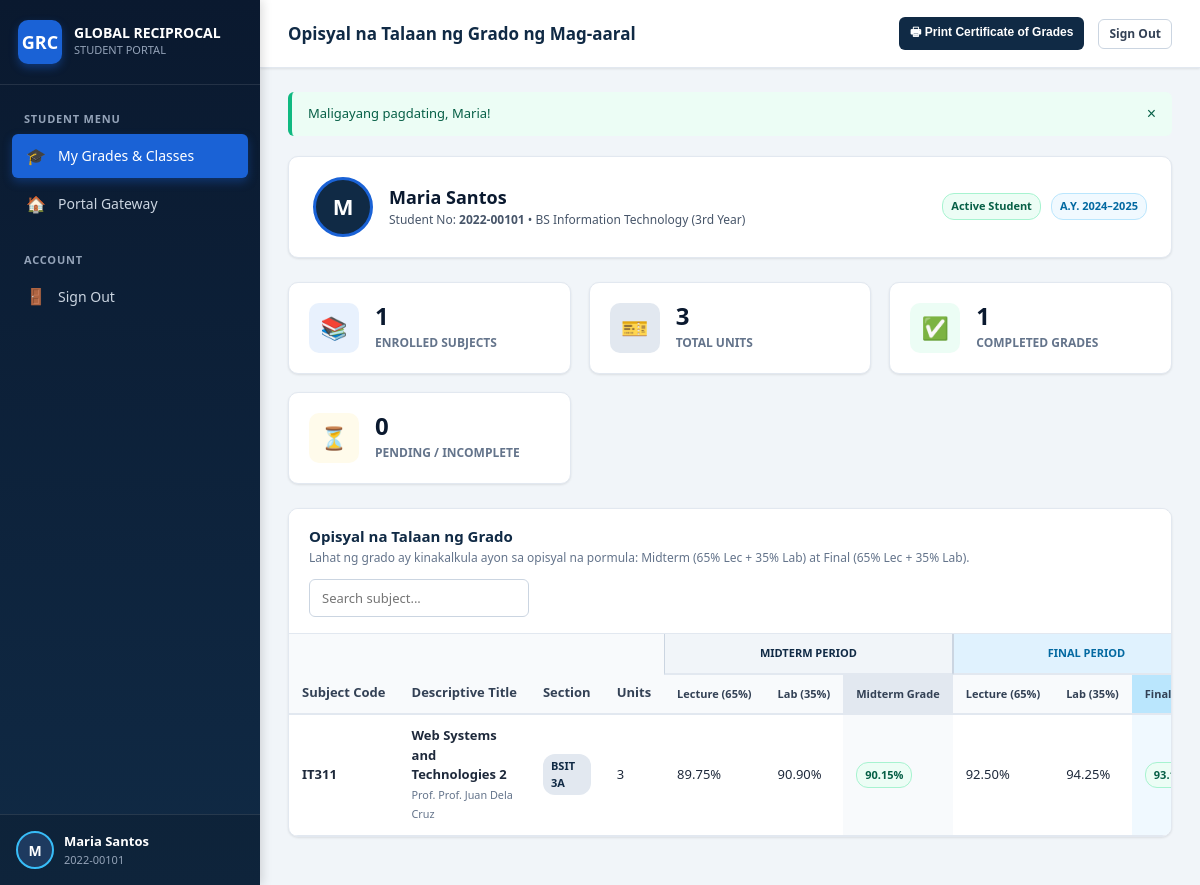
/student-dashboard.php (signed in), run on the app's committed database.
### tables this page shows
CREATE TABLE IF NOT EXISTS `enrollments` (
  `id` INT UNSIGNED AUTO_INCREMENT PRIMARY KEY,
  `professor_id` INT UNSIGNED NOT NULL,
  `subject_id` INT UNSIGNED NOT NULL,
  `student_id` INT UNSIGNED NOT NULL,
  `enrolled_at` TIMESTAMP NOT NULL DEFAULT CURRENT_TIMESTAMP,
  UNIQUE KEY `uq_subject_student` (`subject_id`, `student_id`),
  INDEX `idx_enrollment_professor` (`professor_id`),
  INDEX `idx_enrollment_student` (`student_id`),
  CONSTRAINT `fk_enrollments_professor` FOREIGN KEY (`professor_id`) 
    REFERENCES `professors` (`id`) ON DELETE CASCADE ON UPDATE CASCADE,
  CONSTRAINT `fk_enrollments_subject` FOREIGN KEY (`subject_id`) 
    REFERENCES `subjects` (`id`) ON DELETE CASCADE ON UPDATE CASCADE,
  CONSTRAINT `fk_enrollments_student` FOREIGN KEY (`student_id`) 
    REFERENCES `students` (`id`) ON DELETE CASCADE ON UPDATE CASCADE
);

CREATE TABLE IF NOT EXISTS `subjects` (
  `id` INT UNSIGNED AUTO_INCREMENT PRIMARY KEY,
  `professor_id` INT UNSIGNED NOT NULL,
  `subject_code` VARCHAR(50) NOT NULL,
  `subject_title` VARCHAR(150) NOT NULL,
  `section` VARCHAR(50) NOT NULL,
  `units` INT NOT NULL DEFAULT 3,
  `school_year` VARCHAR(20) NOT NULL,
  `semester` ENUM('1st Semester', '2nd Semester', 'Summer') NOT NULL DEFAULT '1st Semester',
  `created_at` TIMESTAMP NOT NULL DEFAULT CURRENT_TIMESTAMP,
  INDEX `idx_subject_professor` (`professor_id`),
  CONSTRAINT `fk_subjects_professor` FOREIGN KEY (`professor_id`) 
    REFERENCES `professors` (`id`) ON DELETE CASCADE ON UPDATE CASCADE
);

CREATE TABLE IF NOT EXISTS `professors` (
  `id` INT UNSIGNED AUTO_INCREMENT PRIMARY KEY,
  `employee_id` VARCHAR(50) NOT NULL UNIQUE,
  `username` VARCHAR(50) NOT NULL UNIQUE,
  `full_name` VARCHAR(150) NOT NULL,
  `email` VARCHAR(190) NOT NULL UNIQUE,
  `password_hash` VARCHAR(255) NOT NULL,
  `department` VARCHAR(120) NOT NULL DEFAULT 'College of Computer Studies',
  `created_at` TIMESTAMP NOT NULL DEFAULT CURRENT_TIMESTAMP
);

### includes/auth.php (called while the page is built, shortened)
<?php
function isLoggedIn(): bool
{
    return isset($_SESSION['user']) && !empty($_SESSION['user']['id']) && !empty($_SESSION['user']['role']);
}
function getUserRole(): ?string
{
    return isLoggedIn() ? (string)$_SESSION['user']['role'] : null;
}
function requireStudent(): array
{
    return $_SESSION['user'];
}

### includes/functions.php (called while the page is built, shortened)
<?php
function h(mixed $value): string
{
    return htmlspecialchars((string)($value ?? ''), ENT_QUOTES | ENT_SUBSTITUTE, 'UTF-8');
}
function getFlash(): ?array
{
    if (isset($_SESSION['flash'])) {
        $flash = $_SESSION['flash'];
        return $flash;
    }
    return null;
}
function computeComponentGrade(array $scores, array $weights, string $prefix): ?float
{
    $total = 0.0;
    foreach ($weights as $key => $weight) {
        $fieldName = $prefix . $key;
        $score = $scores[$fieldName] ?? null;
        $total += ((float)$score) * $weight;
    }
    return round($total, 2);
}
function computePeriodGrade(?float $lectureGrade, ?float $labGrade): ?float
{
    return round(($lectureGrade * LECTURE_WEIGHT) + ($labGrade * LABORATORY_WEIGHT), 2);
}
function computeCourseGrade(?float $midtermGrade, ?float $finalGrade): ?float
{
    return round(($midtermGrade + $finalGrade) / 2, 2);
}
function computeStudentGrades(array $gradeRow): array
{
    $midLec = computeComponentGrade($gradeRow, MIDTERM_WEIGHTS, 'mid_lec_');
    $midLab = computeComponentGrade($gradeRow, MIDTERM_WEIGHTS, 'mid_lab_');
    $midtermGrade = computePeriodGrade($midLec, $midLab);
    $fnlLec = computeComponentGrade($gradeRow, FINAL_WEIGHTS, 'fnl_lec_');
    $fnlLab = computeComponentGrade($gradeRow, FINAL_WEIGHTS, 'fnl_lab_');
    $finalGrade = computePeriodGrade($fnlLec, $fnlLab);
    $courseGrade = computeCourseGrade($midtermGrade, $finalGrade);
    return [
        'mid_lec_grade'  => $midLec,
        'mid_lab_grade'  => $midLab,
        'midterm_grade'  => $midtermGrade,
        'midterm_status' => ($midtermGrade !== null) ? 'Complete' : 'Incomplete',
        'fnl_lec_grade'  => $fnlLec,
        'fnl_lab_grade'  => $fnlLab,
        'final_grade'    => $finalGrade,
        'final_status'   => ($finalGrade !== null)   ? 'Complete' : 'Incomplete',
        'course_grade'   => $courseGrade,
        'course_status'  => ($courseGrade !== null)  ? 'Complete' : 'Incomplete',
        'transmuted'     => getTransmutedGrade($courseGrade),
        'remarks'        => getRemarks($courseGrade),
    ];
}
function getTransmutedGrade(?float $rawGrade): string
{
    return number_format($rawGrade, 2) . '% (Raw)';
}
function getRemarks(?float $courseGrade): string
{
    return ($courseGrade >= 75.00) ? 'PASSED' : 'FAILED';
}

### student-dashboard.php (the view, shortened to what this page needs)
<?php
require_once __DIR__ . '/includes/auth.php';
require_once __DIR__ . '/includes/functions.php';
$student = requireStudent();
$pdo = getDbConnection();
$studentId = (int)$student['id'];
$stmt = $pdo->prepare('
    SELECT
        e.id AS enrollment_id,
        sub.id AS subject_id,
        sub.subject_code,
        sub.subject_title,
        sub.section,
        sub.units,
        sub.school_year,
        sub.semester,
        p.full_name AS professor_name,
        p.department AS professor_department,
        g.*
    FROM enrollments e
    JOIN subjects sub ON e.subject_id = sub.id
    JOIN professors p ON e.professor_id = p.id
    LEFT JOIN grades g ON e.id = g.enrollment_id
    WHERE e.student_id = ?
    ORDER BY sub.school_year DESC, sub.semester ASC, sub.subject_code ASC
');
$stmt->execute([$studentId]);
$enrolledSubjects = $stmt->fetchAll();
$totalUnits = 0;
$completedCount = 0;
$pendingCount = 0;
$processedGrades = [];
foreach ($enrolledSubjects as $row) {
    $comp = computeStudentGrades($row);
    $units = (int)$row['units'];
    $totalUnits += $units;
    if ($comp['course_status'] === 'Complete') {
        $completedCount++;
    } else {
        $pendingCount++;
    }
    $processedGrades[] = [
        'info'       => $row,
        'calculated' => $comp,
    ];
}
$flash = getFlash();
?>
<!DOCTYPE html>
<html lang="en">
<head>
  <link rel="stylesheet" href="assets/css/style.css">
</head>
<body>
<div class="app-wrapper">
  <aside class="sidebar" id="appSidebar">
    <div class="sidebar-header">
      <div class="sidebar-logo-badge">GRC</div>
      <div class="sidebar-brand">
        <h1>GLOBAL RECIPROCAL</h1>
        <span>STUDENT PORTAL</span>
      </div>
    </div>
    <nav class="sidebar-nav">
      <div class="nav-label">Student Menu</div>
      <a href="student-dashboard.php" class="nav-item active">
        <span class="nav-icon">&#127891;</span>
        <span>My Grades &amp; Classes</span>
      </a>
      <a href="index.php" class="nav-item">
        <span class="nav-icon">&#127968;</span>
        <span>Portal Gateway</span>
      </a>
      <div class="nav-label" style="margin-top: 18px;">Account</div>
      <a href="logout.php" class="nav-item" onclick="return confirm('Nais mo bang mag-sign out sa student portal?');">
        <span class="nav-icon">&#128682;</span>
        <span>Sign Out</span>
      </a>
    </nav>
    <div class="sidebar-footer">
      <div class="user-snippet">
        <div class="user-avatar" style="border-color: #38bdf8;">
          <?= strtoupper(substr($student['first_name'], 0, 1)) ?>
        </div>
        <div class="user-info">
          <div class="user-name"><?= h($student['full_name']) ?></div>
          <div class="user-role"><?= h($student['student_no']) ?></div>
        </div>
      </div>
    </div>
  </aside>
  <main class="main-content">
    <header class="topbar">
      <div class="topbar-left">
        <div class="breadcrumb-title">Opisyal na Talaan ng Grado ng Mag-aaral</div>
      </div>
      <div class="topbar-right">
        <button type="button" class="btn btn-navy btn-sm" onclick="window.print()">
          &#128438; Print Certificate of Grades
        </button>
        <a href="logout.php" class="btn btn-outline-secondary btn-sm" onclick="return confirm('Sign out of your session?');">
          Sign Out
        </a>
      </div>
    </header>
    <div class="page-container">
      <?php if ($flash): ?>
        <div class="alert alert-<?= h($flash['type']) ?>">
          <span><?= h($flash['message']) ?></span>
          <button type="button" class="alert-close" onclick="this.parentElement.remove();">&times;</button>
        </div>
      <?php endif; ?>
      <div class="card hide-print">
        <div class="card-body" style="padding: 20px 24px;">
          <div style="display: flex; align-items: center; justify-content: space-between; flex-wrap: wrap; gap: 16px;">
            <div style="display: flex; align-items: center; gap: 16px;">
              <div style="width: 60px; height: 60px; border-radius: 50%; background: var(--navy-primary); color: white; display: flex; align-items: center; justify-content: center; font-size: 22px; font-weight: 800; border: 3px solid var(--blue-accent);">
                <?= strtoupper(substr($student['first_name'], 0, 1)) ?>
              </div>
              <div>
                <h3 style="font-size: 18px; font-weight: 800; color: var(--navy-dark);"><?= h($student['full_name']) ?></h3>
                <p style="font-size: 12px; color: var(--gray-600);">
                  Student No: <strong><?= h($student['student_no']) ?></strong> &bull; <?= h($student['course']) ?> (<?= h($student['year_level']) ?>)
                </p>
              </div>
            </div>
            <div style="display: flex; gap: 10px;">
              <span class="badge badge-complete">Active Student</span>
              <span class="badge badge-info">A.Y. 2024–2025</span>
            </div>
          </div>
        </div>
      </div>
      <div class="stats-grid hide-print">
        <div class="stat-card">
          <div class="stat-icon blue">&#128218;</div>
          <div class="stat-info">
            <h3><?= count($enrolledSubjects) ?></h3>
            <p>Enrolled Subjects</p>
          </div>
        </div>
        <div class="stat-card">
          <div class="stat-icon navy">&#127915;</div>
          <div class="stat-info">
            <h3><?= $totalUnits ?></h3>
            <p>Total Units</p>
          </div>
        </div>
        <div class="stat-card">
          <div class="stat-icon green">&#9989;</div>
          <div class="stat-info">
            <h3><?= $completedCount ?></h3>
            <p>Completed Grades</p>
          </div>
        </div>
        <div class="stat-card">
          <div class="stat-icon amber">&#9203;</div>
          <div class="stat-info">
            <h3><?= $pendingCount ?></h3>
            <p>Pending / Incomplete</p>
          </div>
        </div>
      </div>
      <div class="card">
        <div class="card-header hide-print">
          <div>
            <h3>Opisyal na Talaan ng Grado</h3>
            <p style="font-size: 12px; color: var(--gray-500); margin-top: 2px;">
              Lahat ng grado ay kinakalkula ayon sa opisyal na pormula: Midterm (65% Lec + 35% Lab) at Final (65% Lec + 35% Lab).
            </p>
          </div>
          <div>
            <input type="text" class="form-control" style="width: 220px;" placeholder="Search subject..." data-table-search="studentGradeTable">
          </div>
        </div>
        <div class="table-responsive">
          <table class="grc-table" id="studentGradeTable">
            <thead>
              <tr>
                <th rowspan="2" style="vertical-align: bottom;">Subject Code</th>
                <th rowspan="2" style="vertical-align: bottom;">Descriptive Title</th>
                <th rowspan="2" style="vertical-align: bottom;">Section</th>
                <th rowspan="2" style="vertical-align: bottom;">Units</th>
                <th colspan="3" class="matrix-th-group midterm">Midterm Period</th>
                <th colspan="3" class="matrix-th-group final">Final Period</th>
              </tr>
              <tr>
                <th style="font-size: 11px;">Lecture (65%)</th>
                <th style="font-size: 11px;">Lab (35%)</th>
                <th style="font-size: 11px; background: #e2e8f0;">Midterm Grade</th>
                <th style="font-size: 11px;">Lecture (65%)</th>
                <th style="font-size: 11px;">Lab (35%)</th>
                <th style="font-size: 11px; background: #bae6fd;">Final Grade</th>
              </tr>
            </thead>
            <tbody>
              <?php if (empty($processedGrades)): ?>
                <tr class="no-records-row">
                  <td colspan="14" style="text-align: center; color: var(--gray-500); padding: 36px;">
                    Wala ka pang enrolled na subject sa kasalukuyang semester.
                  </td>
                </tr>
              <?php else: ?>
                <?php foreach ($processedGrades as $item):
                  $info = $item['info'];
                  $comp = $item['calculated'];
                ?>
                  <tr>
                    <td><strong><?= h($info['subject_code']) ?></strong></td>
                    <td>
                      <div><strong><?= h($info['subject_title']) ?></strong></div>
                      <small style="color: var(--gray-500);">Prof. <?= h($info['professor_name']) ?></small>
                    </td>
                    <td><span class="badge badge-navy"><?= h($info['section']) ?></span></td>
                    <td><?= (int)$info['units'] ?></td>
                    <td><?= $comp['mid_lec_grade'] !== null ? number_format($comp['mid_lec_grade'], 2) . '%' : '<span class="badge badge-incomplete">Incomplete</span>' ?></td>
                    <td><?= $comp['mid_lab_grade'] !== null ? number_format($comp['mid_lab_grade'], 2) . '%' : '<span class="badge badge-incomplete">Incomplete</span>' ?></td>
                    <td style="background: #f8fafc; font-weight: 700;">
                      <?= $comp['midterm_grade'] !== null ? '<span class="badge badge-complete">' . number_format($comp['midterm_grade'], 2) . '%</span>' : '<span class="badge badge-incomplete">Incomplete</span>' ?>
                    </td>
                    <td><?= $comp['fnl_lec_grade'] !== null ? number_format($comp['fnl_lec_grade'], 2) . '%' : '<span class="badge badge-incomplete">Incomplete</span>' ?></td>
                    <td><?= $comp['fnl_lab_grade'] !== null ? number_format($comp['fnl_lab_grade'], 2) . '%' : '<span class="badge badge-incomplete">Incomplete</span>' ?></td>
                    <td style="background: #f0f9ff; font-weight: 700;">
                      <?= $comp['final_grade'] !== null ? '<span class="badge badge-complete">' . number_format($comp['final_grade'], 2) . '%</span>' : '<span class="badge badge-incomplete">Incomplete</span>' ?>
                    </td>
                  </tr>
                <?php endforeach; ?>
              <?php endif; ?>
            </tbody>
          </table>
        </div>
      </div>
    </div>
  </main>
</div>
</body>
</html>

### data on the page
enrollments: subject.subject_code "IT311", subject.subject_title "Web Systems and Technologies 2", professor.full_name "Prof. Juan Dela Cruz", subject.section "BSIT 3A", subject.units "3"

### other printed values
substr($student['first_name'], 0, 1) "M"
$student['full_name'] "Maria Santos"
$student['student_no'] "2022-00101"
$flash['message'] "Maligayang pagdating, Maria!"
$student['course'] "BS Information Technology"
$student['year_level'] "3rd Year"
count($enrolledSubjects) "1"
$totalUnits "3"
$completedCount "1"
$pendingCount "0"
$comp['mid_lec_grade'] "89.75"
$comp['mid_lab_grade'] "90.90"
$comp['midterm_grade'] "90.15"
$comp['fnl_lec_grade'] "92.50"
$comp['fnl_lab_grade'] "94.25"
